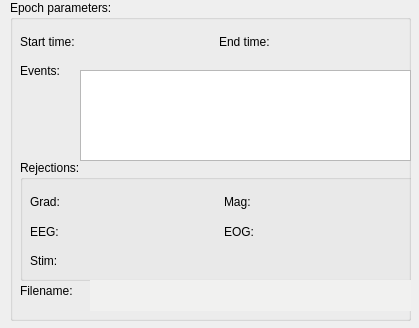
<?xml version="1.0" encoding="UTF-8"?>
<ui version="4.0">
 <class>Form</class>
 <widget class="QWidget" name="Form">
  <property name="geometry">
   <rect>
    <x>0</x>
    <y>0</y>
    <width>419</width>
    <height>328</height>
   </rect>
  </property>
  <property name="windowTitle">
   <string>Form</string>
  </property>
  <widget class="QGroupBox" name="groupBox">
   <property name="geometry">
    <rect>
     <x>10</x>
     <y>0</y>
     <width>401</width>
     <height>321</height>
    </rect>
   </property>
   <property name="title">
    <string>Epoch parameters:</string>
   </property>
   <widget class="QLabel" name="labelEvents">
    <property name="geometry">
     <rect>
      <x>10</x>
      <y>60</y>
      <width>61</width>
      <height>21</height>
     </rect>
    </property>
    <property name="text">
     <string>Events:</string>
    </property>
    <property name="scaledContents">
     <bool>true</bool>
    </property>
    <property name="wordWrap">
     <bool>true</bool>
    </property>
   </widget>
   <widget class="QTextBrowser" name="textBrowserEvents">
    <property name="geometry">
     <rect>
      <x>70</x>
      <y>70</y>
      <width>331</width>
      <height>91</height>
     </rect>
    </property>
   </widget>
   <widget class="QGroupBox" name="groupBoxRejections">
    <property name="geometry">
     <rect>
      <x>10</x>
      <y>160</y>
      <width>411</width>
      <height>121</height>
     </rect>
    </property>
    <property name="title">
     <string>Rejections:</string>
    </property>
    <widget class="QWidget" name="verticalLayoutWidget">
     <property name="geometry">
      <rect>
       <x>10</x>
       <y>30</y>
       <width>381</width>
       <height>83</height>
      </rect>
     </property>
     <layout class="QVBoxLayout" name="verticalLayout">
      <item>
       <layout class="QHBoxLayout" name="horizontalLayout_2">
        <item>
         <widget class="QLabel" name="labelGradReject">
          <property name="text">
           <string>Grad:</string>
          </property>
         </widget>
        </item>
        <item>
         <widget class="QLabel" name="labelMagReject">
          <property name="text">
           <string>Mag:</string>
          </property>
         </widget>
        </item>
       </layout>
      </item>
      <item>
       <layout class="QHBoxLayout" name="horizontalLayout_3">
        <item>
         <widget class="QLabel" name="labelEegReject">
          <property name="text">
           <string>EEG:</string>
          </property>
         </widget>
        </item>
        <item>
         <widget class="QLabel" name="labelEogReject">
          <property name="text">
           <string>EOG:</string>
          </property>
         </widget>
        </item>
       </layout>
      </item>
      <item>
       <layout class="QHBoxLayout" name="horizontalLayout_5">
        <item>
         <widget class="QLabel" name="labelStimReject">
          <property name="text">
           <string>Stim:</string>
          </property>
         </widget>
        </item>
       </layout>
      </item>
     </layout>
    </widget>
   </widget>
   <widget class="QWidget" name="layoutWidget">
    <property name="geometry">
     <rect>
      <x>10</x>
      <y>30</y>
      <width>391</width>
      <height>23</height>
     </rect>
    </property>
    <layout class="QHBoxLayout" name="horizontalLayout">
     <item>
      <widget class="QLabel" name="labelTmin">
       <property name="text">
        <string>Start time:</string>
       </property>
      </widget>
     </item>
     <item>
      <widget class="QLabel" name="labelTmax">
       <property name="text">
        <string>End time:</string>
       </property>
      </widget>
     </item>
    </layout>
   </widget>
   <widget class="QLabel" name="labelWorkingFile">
    <property name="geometry">
     <rect>
      <x>10</x>
      <y>280</y>
      <width>91</width>
      <height>21</height>
     </rect>
    </property>
    <property name="text">
     <string>Filename:</string>
    </property>
   </widget>
   <widget class="QTextBrowser" name="textBrowserWorkingFile">
    <property name="geometry">
     <rect>
      <x>80</x>
      <y>280</y>
      <width>321</width>
      <height>31</height>
     </rect>
    </property>
    <property name="palette">
     <palette>
      <active>
       <colorrole role="Base">
        <brush brushstyle="SolidPattern">
         <color alpha="255">
          <red>241</red>
          <green>241</green>
          <blue>240</blue>
         </color>
        </brush>
       </colorrole>
      </active>
      <inactive>
       <colorrole role="Base">
        <brush brushstyle="SolidPattern">
         <color alpha="255">
          <red>241</red>
          <green>241</green>
          <blue>240</blue>
         </color>
        </brush>
       </colorrole>
      </inactive>
      <disabled>
       <colorrole role="Base">
        <brush brushstyle="SolidPattern">
         <color alpha="255">
          <red>255</red>
          <green>255</green>
          <blue>255</blue>
         </color>
        </brush>
       </colorrole>
      </disabled>
     </palette>
    </property>
    <property name="frameShape">
     <enum>QFrame::NoFrame</enum>
    </property>
   </widget>
  </widget>
 </widget>
 <resources/>
 <connections/>
</ui>
